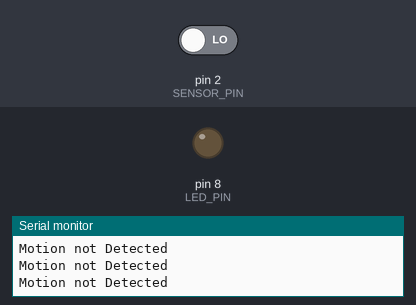
Recording of a sketch running on a simulated Arduino Uno, built with avr-gcc and run on an emulated ATmega328P. Shown: output pins drawn as LEDs (lit = HIGH), the last lines printed to the serial monitor. The test bench sets the inputs (shaded band); at power-on: pin 2 (SENSOR_PIN) LOW.

Above: at 1.8 s.
1.9 s: pin 2 (SENSOR_PIN) driven HIGH
At 3.2 s:
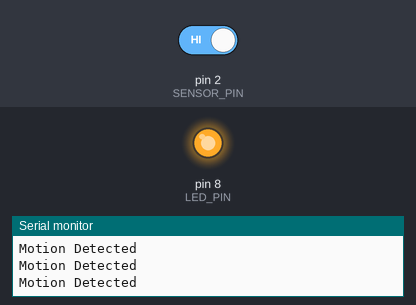
3.5 s: pin 2 (SENSOR_PIN) driven LOW
At 4.4 s:
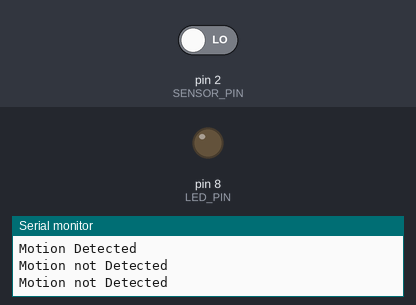
Timing chart, 0 to 6.5 s (numbered marks = the images above; inputs shaded):
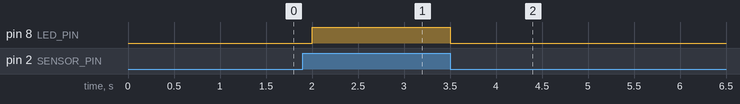

Measured:
- after the input at 1.9 s, pin 8 (LED_PIN): LOW → HIGH after 0.10 s
- after the input at 3.5 s, pin 8 (LED_PIN): HIGH → LOW at once

The sketch:

PIR_Sensor.ino
```cpp
#define SENSOR_PIN 2
#define LED_PIN 8

void setup() {
  Serial.begin(9600);
  pinMode(SENSOR_PIN, INPUT);
  pinMode(LED_PIN, OUTPUT);

}
void loop()
{
  int sensorValue = digitalRead(SENSOR_PIN);

  if (sensorValue)
  {
    digitalWrite(LED_PIN, HIGH);
    Serial.println("Motion Detected");
  }
  else
  {
     digitalWrite(LED_PIN, LOW);
     Serial.println("Motion not Detected");
  }
delay(500);

} 
```
